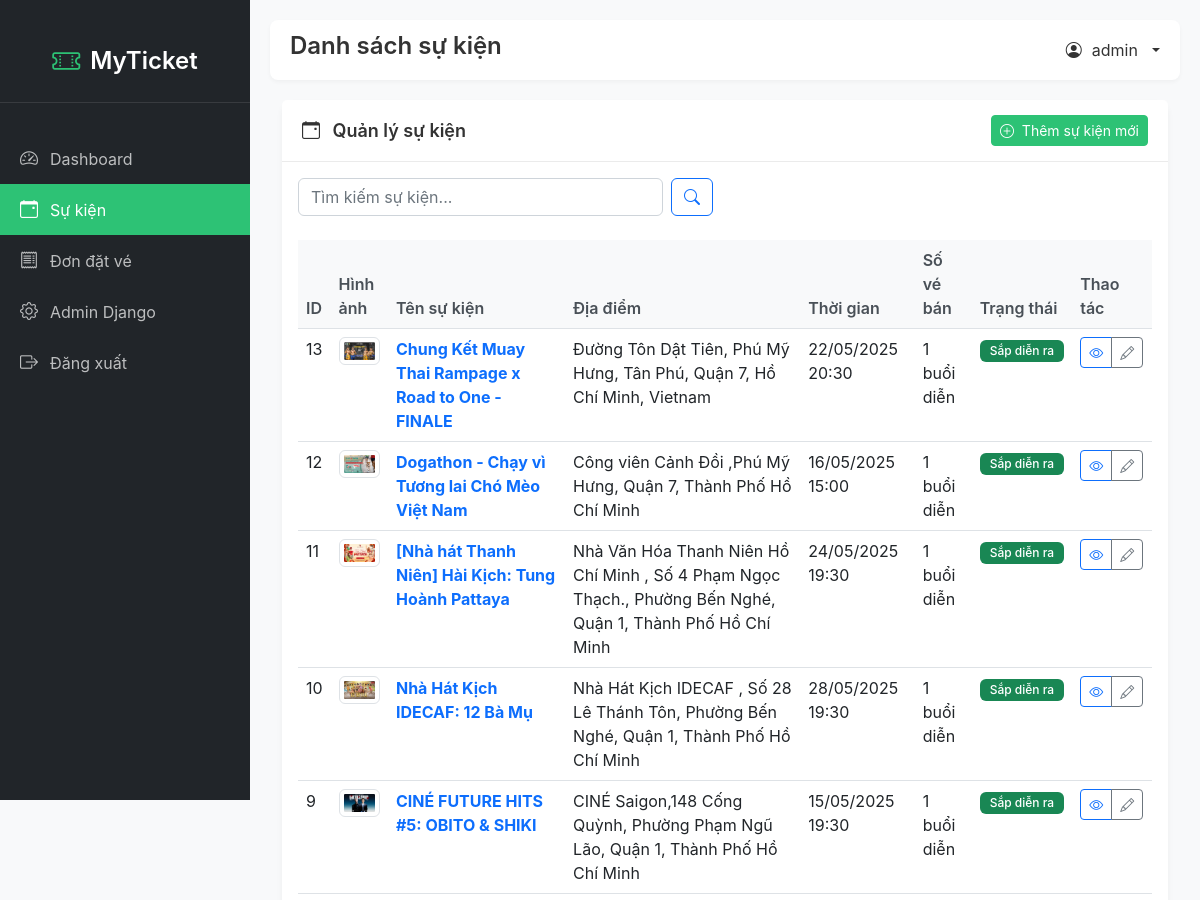
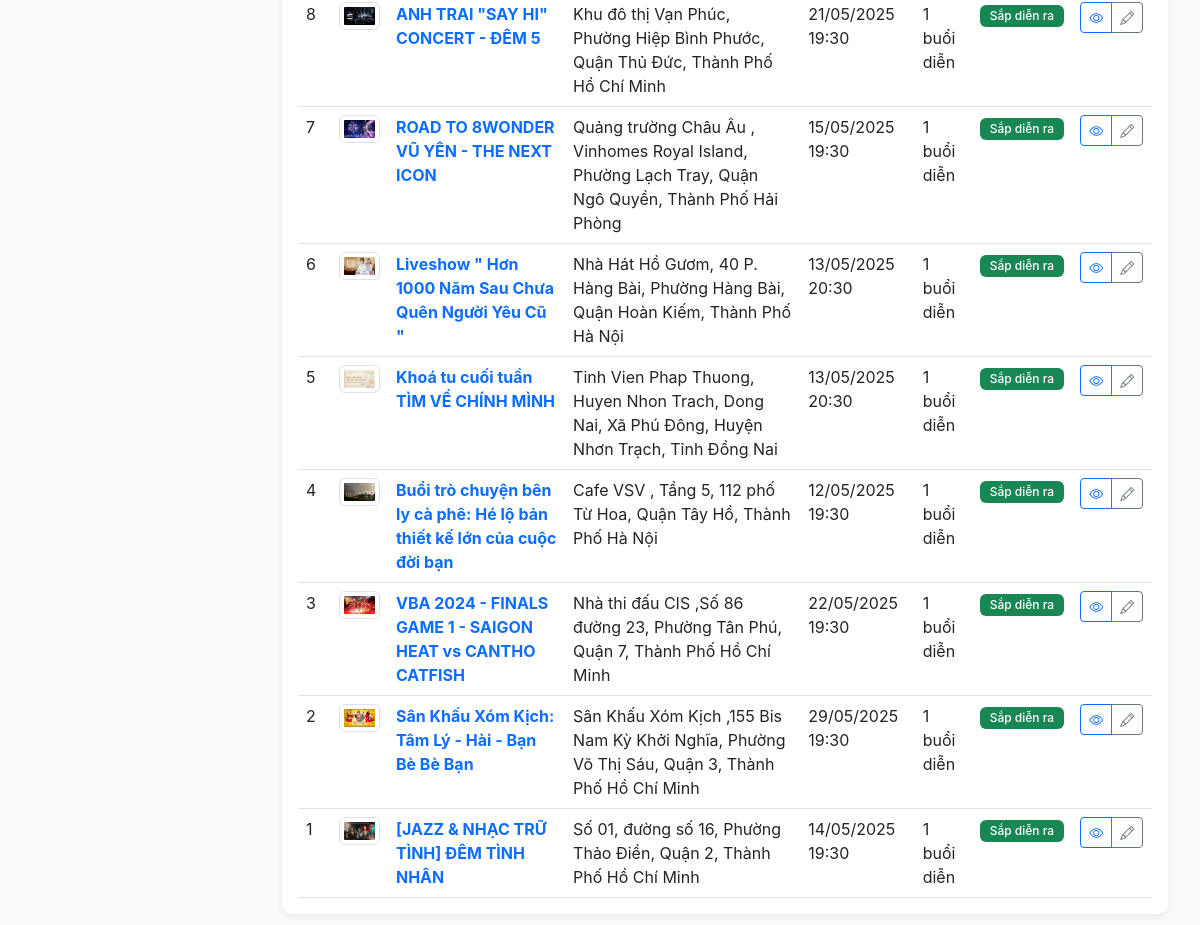
/admin-custom/events/ (signed in), run on the app's committed database (2 pictures, top to bottom).
### app/models.py (models this page shows, shortened)
class Event(models.Model):
    CATEGORY_CHOICES = [
        ('concert', 'Âm nhạc'),
        ('theater', 'Sân khấu & Nghệ Thuật'),
        ('sports', 'Thể thao'),
        ('conference', ''),
        ('other', 'Khác'),
    ]
    title = models.CharField(max_length=200, verbose_name="Tên sự kiện")
    description = models.TextField(verbose_name="Mô tả")
    category = models.CharField(max_length=20, choices=CATEGORY_CHOICES, default='other', verbose_name="Thể loại")
    location = models.CharField(max_length=200, verbose_name="Địa điểm")
    image = models.ImageField(upload_to='events/', blank=True, null=True, verbose_name="Ảnh sự kiện")
    organizer_name = models.CharField(max_length=200, blank=True, null=True, verbose_name="Tên nhà tổ chức")
    organizer_description = models.TextField(blank=True, null=True, verbose_name="Mô tả nhà tổ chức")
    organizer_logo = models.ImageField(upload_to='organizers/', blank=True, null=True, verbose_name="Logo nhà tổ chức")

class EventSession(models.Model):
    event = models.ForeignKey(Event, on_delete=models.CASCADE, related_name='sessions', verbose_name="Sự kiện")
    start_time = models.DateTimeField(verbose_name="Thời gian bắt đầu")
    end_time = models.DateTimeField(verbose_name="Thời gian kết thúc", null=True, blank=True)
    is_active = models.BooleanField(default=True, verbose_name="Đang hoạt động")
    class Meta:
        verbose_name = "Mốc thời gian"
        verbose_name_plural = "Mốc thời gian"
        ordering = ['start_time']

### admin_custom/views.py (the view)
# urls.py: path('events/', views.event_list, name='event_list'),    path('events/<int:event_id>/', views.event_detail, name='event_detail'),
@login_required(login_url='/admin-custom/login/')
def event_list(request):
    events = Event.objects.all().order_by('-id')
    search_query = request.GET.get('search', '')
    if search_query:
        events = events.filter(
            Q(title__icontains=search_query) |
            Q(location__icontains=search_query) |
            Q(organizer_name__icontains=search_query)
        )
    context = {
        'events': events,
        'search_query': search_query
    }
    return render(request, 'admin_custom/event_list.html', context)

### admin_custom/templates/admin_custom/event_list.html (shortened to what this page needs)
{% extends 'admin_custom/base.html' %}
{% block page_title %}Danh sách sự kiện{% endblock %}
{% block content %}
<div class="container-fluid">
    <div class="card">
        <div class="card-header d-flex justify-content-between align-items-center">
            <div>
                <i class="bi bi-calendar-event me-2"></i> Quản lý sự kiện
            </div>            <div>
                <a href="{% url 'admin_custom:event_create' %}" class="btn btn-sm btn-primary">
                    <i class="bi bi-plus-circle me-1"></i> Thêm sự kiện mới
                </a>
            </div>
        </div>
        <div class="card-body">
            <div class="row mb-4">
                <div class="col-md-6">
                    <form method="get" class="d-flex">
                        <input type="text" class="form-control me-2" name="search" placeholder="Tìm kiếm sự kiện..." value="{{ search_query }}">
                        <button type="submit" class="btn btn-outline-primary">
                            <i class="bi bi-search"></i>
                        </button>
                    </form>
                </div>
            </div>
            <div class="table-responsive">
                <table class="table table-hover">
                    <thead>
                        <tr>
                            <th>ID</th>
                            <th>Hình ảnh</th>
                            <th>Tên sự kiện</th>
                            <th>Địa điểm</th>
                            <th>Thời gian</th>
                            <th>Số vé bán</th>
                            <th>Trạng thái</th>
                            <th>Thao tác</th>
                        </tr>
                    </thead>
                    <tbody>
                        {% for event in events %}
                        <tr>
                            <td>{{ event.id }}</td>
                            <td>
                                {% if event.image %}
                                    <img src="{{ event.image.url }}" alt="{{ event.title }}" width="60" height="40" class="img-thumbnail">
                                {% else %}
                                    <div class="bg-light text-center" style="width: 60px; height: 40px;">
                                        <i class="bi bi-image text-muted" style="line-height: 40px;"></i>
                                    </div>
                                {% endif %}
                            </td>
                            <td>
                                <a href="{% url 'admin_custom:event_detail' event.id %}" class="text-decoration-none fw-bold">
                                    {{ event.title }}
                                </a>
                            </td>
                            <td>{{ event.location }}</td>
                            <td>
                                {% if event.sessions.all %}
                                    {{ event.sessions.first.start_time|date:"d/m/Y H:i" }}
                                {% else %}
                                    <span class="text-muted">Chưa có lịch</span>
                                {% endif %}
                            </td>                            <td>
                                {% with ticket_count=event.sessions.all|length %}
                                    {{ ticket_count }} buổi diễn
                                {% endwith %}
                            </td>
                            <td>
                                {% now "Y-m-d" as today %}
                                {% if event.sessions.first.start_time.date|date:"Y-m-d" > today %}
                                    <span class="badge bg-success">Sắp diễn ra</span>
                                {% elif event.sessions.first.end_time.date|date:"Y-m-d" < today %}
                                    <span class="badge bg-secondary">Đã kết thúc</span>
                                {% else %}
                                    <span class="badge bg-primary">Đang diễn ra</span>
                                {% endif %}
                            </td>                            <td>
                                <div class="btn-group">
                                    <a href="{% url 'admin_custom:event_detail' event.id %}" class="btn btn-sm btn-outline-primary">
                                        <i class="bi bi-eye"></i>
                                    </a>
                                    <a href="{% url 'admin_custom:event_edit' event.id %}" class="btn btn-sm btn-outline-secondary">
                                        <i class="bi bi-pencil"></i>
                                    </a>
                                </div>
                            </td>
                        </tr>
                        {% endfor %}
                    </tbody>
                </table>
            </div>
        </div>
    </div>
</div>
{% endblock %}

### admin_custom/templates/admin_custom/base.html (shortened to what this page needs)
{% load static %}
<!DOCTYPE html>
<html lang="vi">
<head>
    <link href="https://cdn.jsdelivr.net/npm/bootstrap@5.2.3/dist/css/bootstrap.min.css" rel="stylesheet">
    <link rel="stylesheet" href="https://cdn.jsdelivr.net/npm/bootstrap-icons@1.10.0/font/bootstrap-icons.css">
</head>
<body>
    <div class="sidebar">
        <div class="sidebar-header">
            <a href="{% url 'admin_custom:dashboard' %}" class="sidebar-brand">
                <i class="bi bi-ticket-perforated"></i>
                <span>MyTicket</span>
            </a>
        </div>
        <ul class="sidebar-menu">
            <li>
                <a href="{% url 'admin_custom:dashboard' %}" class="{% if request.path == '/admin-custom/' %}active{% endif %}">
                    <i class="bi bi-speedometer2"></i>
                    <span>Dashboard</span>
                </a>
            </li>
            <li>
                <a href="{% url 'admin_custom:event_list' %}" class="{% if '/admin-custom/events/' in request.path %}active{% endif %}">
                    <i class="bi bi-calendar-event"></i>
                    <span>Sự kiện</span>
                </a>
            </li>
            <li>
                <a href="{% url 'admin_custom:booking_list' %}" class="{% if '/admin-custom/bookings/' in request.path %}active{% endif %}">
                    <i class="bi bi-receipt"></i>
                    <span>Đơn đặt vé</span>
                </a>
            </li>
            <li>
                <a href="/admin/">
                    <i class="bi bi-gear"></i>
                    <span>Admin Django</span>
                </a>
            </li>
            <li>
                <a href="{% url 'admin_custom:logout' %}">
                    <i class="bi bi-box-arrow-right"></i>
                    <span>Đăng xuất</span>
                </a>
            </li>
        </ul>
    </div>
    <div class="main-content">
        <div class="header">
            <h1 class="page-title">{% block page_title %}Dashboard{% endblock %}</h1>
            <div class="user-dropdown">
                <a href="#" class="dropdown-toggle" data-bs-toggle="dropdown">
                    <i class="bi bi-person-circle"></i>
                    <span>{{ request.user.username }}</span>
                </a>
            </div>
        </div>
        {% block content %}{% endblock %}
    </div>
</body>
</html>

### admin_custom/templates/admin_custom/base.html (style rules this page uses)
:root { --primary-color: #2dc275; --primary-hover: #239a5f; --sidebar-width: 250px; --header-height: 60px; }
body { font-family: 'Inter', 'Nunito', sans-serif; background-color: #f8f9fa; color: #333; }
.sidebar { width: var(--sidebar-width); height: 100vh; position: fixed; left: 0; top: 0; background-color: #212529; color: #fff; padding: 20px 0; transition: all 0.3s; z-index: 999; }
.sidebar-header { padding: 20px; text-align: center; border-bottom: 1px solid rgba(255, 255, 255, 0.1); }
.sidebar-brand { font-size: 24px; font-weight: 600; color: #fff; display: flex; align-items: center; justify-content: center; text-decoration: none; }
.sidebar-brand i { color: var(--primary-color); font-size: 28px; margin-right: 10px; }
.sidebar-menu { padding: 0; list-style: none; margin-top: 30px; }
.sidebar-menu li { padding: 0; margin: 0; }
.sidebar-menu li a { padding: 12px 20px; color: rgba(255, 255, 255, 0.7); display: flex; align-items: center; transition: all 0.3s; text-decoration: none; }
.sidebar-menu li a.active { color: #fff; background-color: var(--primary-color); }
.sidebar-menu li a i { margin-right: 12px; font-size: 18px; }
.main-content { margin-left: var(--sidebar-width); min-height: 100vh; padding: 20px; transition: all 0.3s; }
.header { background-color: #fff; height: var(--header-height); padding: 0 20px; display: flex; align-items: center; justify-content: space-between; box-shadow: 0 2px 4px rgba(0, 0, 0, 0.04); margin-bottom: 20px; border-radius: 8px; }
.page-title { font-size: 24px; font-weight: 600; color: #333; }
.user-dropdown { position: relative; }
.user-dropdown > a { color: #333; text-decoration: none; display: flex; align-items: center; gap: 10px; }
.btn-primary { background-color: var(--primary-color); border-color: var(--primary-color); }
.card { border: none; border-radius: 10px; box-shadow: 0 4px 6px rgba(0, 0, 0, 0.05); margin-bottom: 20px; }
.card-header { background-color: #fff; border-bottom: 1px solid rgba(0, 0, 0, 0.08); padding: 15px 20px; font-weight: 600; font-size: 18px; }
.table { width: 100%; margin-bottom: 0; }
.table th { background-color: #f8f9fa; border-top: none; font-weight: 600; color: #495057; }
.badge { font-weight: 500; padding: 5px 10px; }

### data on the page
Event: id "13", image (picture), title "Chung Kết Muay Thai Rampage x Road to One - FINALE", location "Đường Tôn Dật Tiên, Phú Mỹ Hưng, Tân Phú, Quận 7, Hồ Chí Minh, Vietnam", sessions.first.start_time "22/05/2025 20:30", sessions "1", shows "Sắp diễn ra"
Event: id "12", image (picture), title "Dogathon - Chạy vì Tương lai Chó Mèo Việt Nam", location "Công viên Cảnh Đồi ,Phú Mỹ Hưng, Quận 7, Thành Phố Hồ Chí Minh", sessions.first.start_time "16/05/2025 15:00", sessions "1", shows "Sắp diễn ra"
Event: id "11", image (picture), title "[Nhà hát Thanh Niên] Hài Kịch: Tung Hoành Pattaya", location "Nhà Văn Hóa Thanh Niên Hồ Chí Minh , Số 4 Phạm Ngọc Thạch., Phường Bến Nghé, Quận 1, Thành Phố Hồ Chí Minh", sessions.first.start_time "24/05/2025 19:30", sessions "1", shows "Sắp diễn ra"
Event: id "10", image (picture), title "Nhà Hát Kịch IDECAF: 12 Bà Mụ", location "Nhà Hát Kịch IDECAF , Số 28 Lê Thánh Tôn, Phường Bến Nghé, Quận 1, Thành Phố Hồ Chí Minh", sessions.first.start_time "28/05/2025 19:30", sessions "1", shows "Sắp diễn ra"
Event: id "9", image (picture), title "CINÉ FUTURE HITS #5: OBITO & SHIKI", location "CINÉ Saigon,148 Cống Quỳnh, Phường Phạm Ngũ Lão, Quận 1, Thành Phố Hồ Chí Minh", sessions.first.start_time "15/05/2025 19:30", sessions "1", shows "Sắp diễn ra"
Event: id "8", image (picture), title "ANH TRAI \"SAY HI\" CONCERT - ĐÊM 5", location "Khu đô thị Vạn Phúc, Phường Hiệp Bình Phước, Quận Thủ Đức, Thành Phố Hồ Chí Minh", sessions.first.start_time "21/05/2025 19:30", sessions "1", shows "Sắp diễn ra"
Event: id "7", image (picture), title "ROAD TO 8WONDER VŨ YÊN - THE NEXT ICON", location "Quảng trường Châu Âu , Vinhomes Royal Island, Phường Lạch Tray, Quận Ngô Quyền, Thành Phố Hải Phòng", sessions.first.start_time "15/05/2025 19:30", sessions "1", shows "Sắp diễn ra"
Event: id "6", image (picture), title "Liveshow \" Hơn 1000 Năm Sau Chưa Quên Người Yêu Cũ \"", location "Nhà Hát Hồ Gươm, 40 P. Hàng Bài, Phường Hàng Bài, Quận Hoàn Kiếm, Thành Phố Hà Nội", sessions.first.start_time "13/05/2025 20:30", sessions "1", shows "Sắp diễn ra"
Event: id "5", image (picture), title "Khoá tu cuối tuần TÌM VỀ CHÍNH MÌNH", location "Tinh Vien Phap Thuong, Huyen Nhon Trach, Dong Nai, Xã Phú Đông, Huyện Nhơn Trạch, Tỉnh Đồng Nai", sessions.first.start_time "13/05/2025 20:30", sessions "1", shows "Sắp diễn ra"
Event: id "4", image (picture), title "Buổi trò chuyện bên ly cà phê: Hé lộ bản thiết kế lớn của cuộc đời bạn", location "Cafe VSV , Tầng 5, 112 phố Từ Hoa, Quận Tây Hồ, Thành Phố Hà Nội", sessions.first.start_time "12/05/2025 19:30", sessions "1", shows "Sắp diễn ra"
Event: id "3", image (picture), title "VBA 2024 - FINALS GAME 1 - SAIGON HEAT vs CANTHO CATFISH", location "Nhà thi đấu CIS ,Số 86 đường 23, Phường Tân Phú, Quận 7, Thành Phố Hồ Chí Minh", sessions.first.start_time "22/05/2025 19:30", sessions "1", shows "Sắp diễn ra"
Event: id "2", image (picture), title "Sân Khấu Xóm Kịch: Tâm Lý - Hài - Bạn Bè Bè Bạn", location "Sân Khấu Xóm Kịch ,155 Bis Nam Kỳ Khởi Nghĩa, Phường Võ Thị Sáu, Quận 3, Thành Phố Hồ Chí Minh", sessions.first.start_time "29/05/2025 19:30", sessions "1", shows "Sắp diễn ra"
Event: id "1", image (picture), title "[JAZZ & NHẠC TRỮ TÌNH] ĐÊM TÌNH NHÂN", location "Số 01, đường số 16, Phường Thảo Điền, Quận 2, Thành Phố Hồ Chí Minh", sessions.first.start_time "14/05/2025 19:30", sessions "1", shows "Sắp diễn ra"

### other printed values
{{ request.user.username }} "admin"
